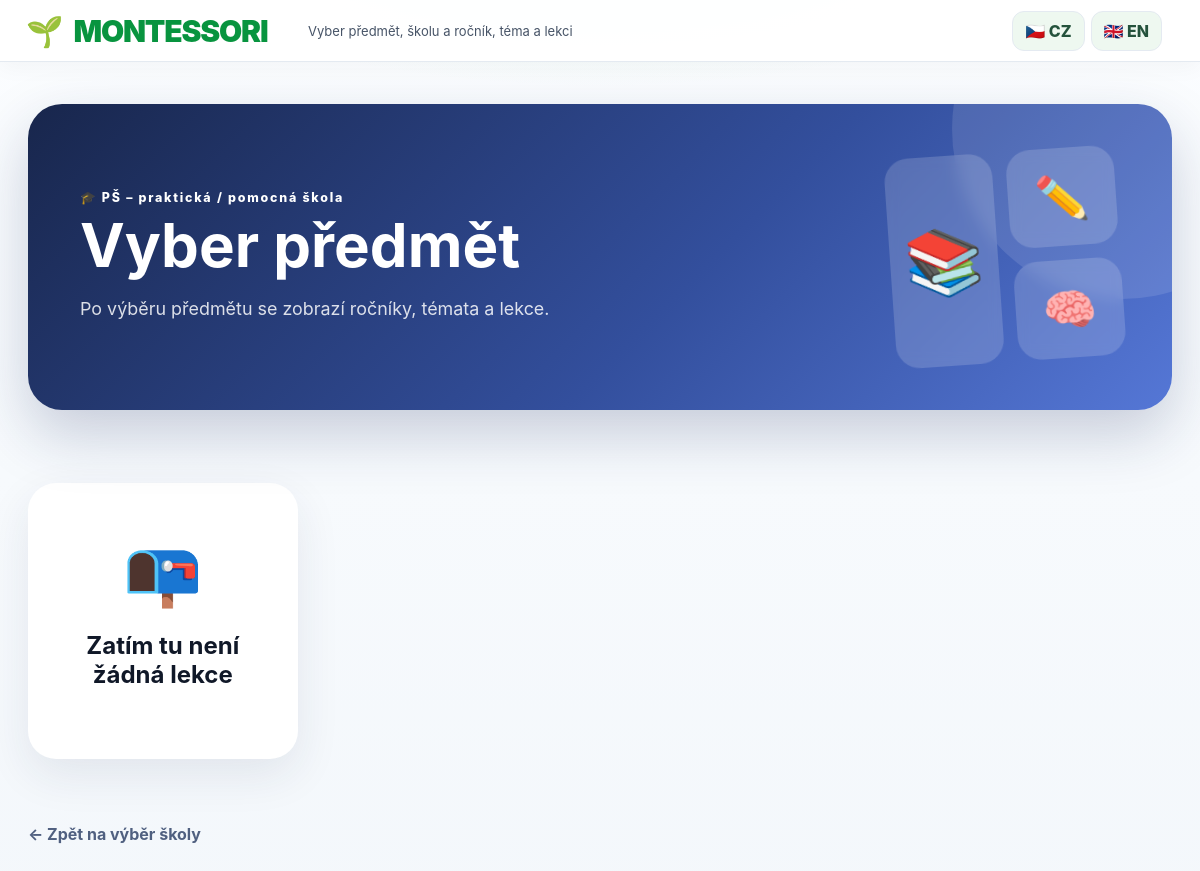
Before: /school/ps (signed in) with the older database file.
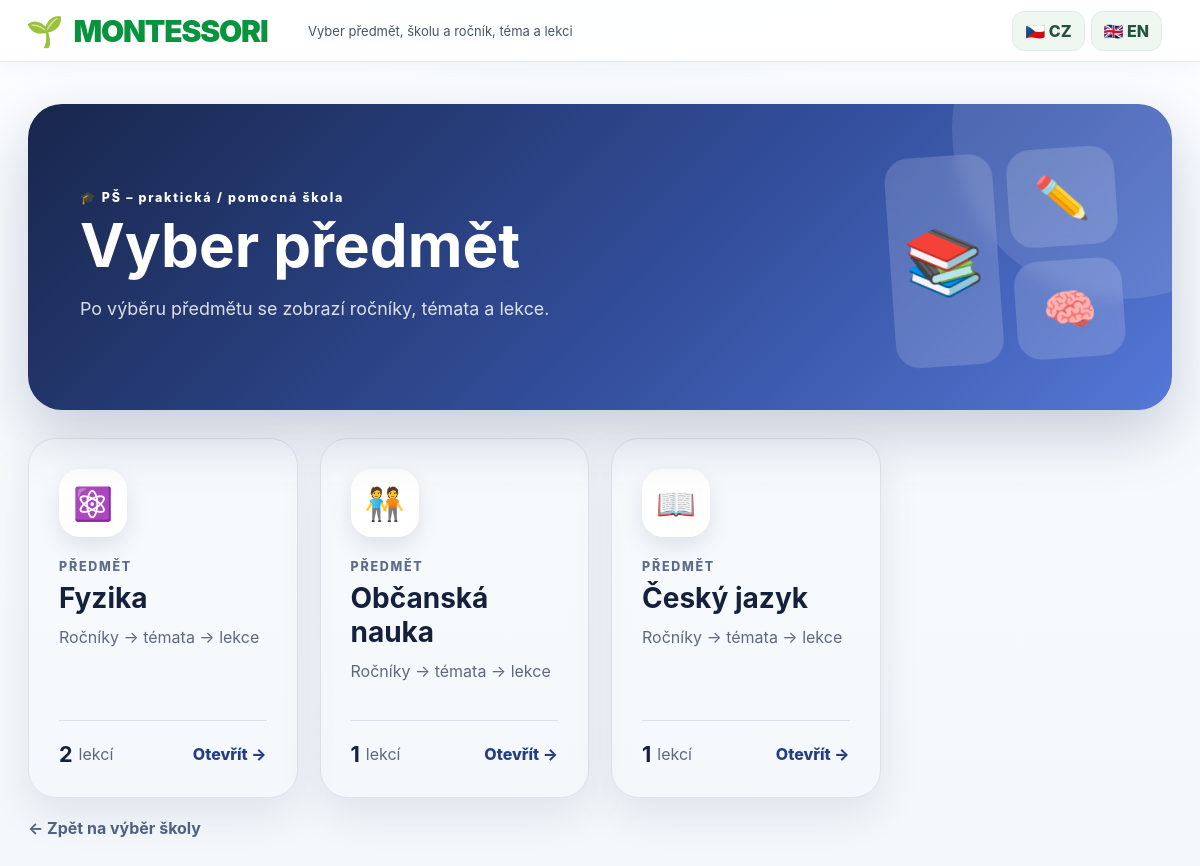
After: the same page with the newer database file.
### app.py (models this page shows)
class InteractiveLesson(db.Model):
    id = db.Column(db.Integer, primary_key=True)
    slug = db.Column(db.String(120), unique=True, nullable=False)
    subject = db.Column(db.String(40), nullable=False)
    school = db.Column(db.String(160), nullable=False)
    grade_name = db.Column(db.String(120), nullable=False)
    topic = db.Column(db.String(160), nullable=False)
    title = db.Column(db.String(220), nullable=False)
    description = db.Column(db.Text, default='')
    icon = db.Column(db.String(20), default='📘')
    package_dir = db.Column(db.String(255), nullable=False)
    is_published = db.Column(db.Boolean, default=True)
    imported_at = db.Column(db.DateTime, default=datetime.utcnow)

### app.py (the view)
@app.route('/school/<school_key>')
def school_catalog(school_key):
    r = require_login()
    if r: return r
    if school_key not in SCHOOL_META:
        return 'Neznámá škola', 404
    tree = interactive_hierarchy(True)
    school = tree[school_key]
    subjects = []
    for key in SUBJECT_ORDER:
        if key in school['subjects']:
            subj = school['subjects'][key]
            count = sum(len(items) for grade in subj['grades'].values() for items in grade['topics'].values())
            subjects.append({**subj, 'count': count})
    return render_template('school_catalog.html', course=course_from_lesson(None), lesson=None, school=school, subjects=subjects)

### app.py (called while the page is built)
def current_lang():
    lang = session.get('lang', 'cs')
    return lang if lang in ('cs','en') else 'cs'

def tr(value):
    if value is None: return ''
    return I18N.get(current_lang(), {}).get(str(value), str(value))

def strip_accents(s):
    return ''.join(c for c in unicodedata.normalize('NFD', str(s).lower()) if unicodedata.category(c) != 'Mn').strip()

def current_user():
    uid = session.get('uid')
    return db.session.get(User, uid) if uid else None

def require_login():
    if not current_user(): return redirect(url_for('login'))

def course_from_lesson(lesson):
    if lesson:
        sub = lesson.block.grade.subject
        return {'subject': sub.name, 'grade': lesson.block.grade.name, 'block': lesson.block.title, 'icon': sub.icon}
    return {'subject': 'Montessori', 'grade': '', 'block': '', 'icon': '🌱'}

def effective_school_key(lesson):
    text = strip_accents(' '.join([lesson.school or '', lesson.grade_name or '', lesson.topic or ''])).lower()
    if any(x in text for x in ('prakticka skola', 'pomocna skola', 'prs ', 'prs-', 'ps ', 'dvouleta', 'prakticka spolecna')):
        return 'ps'
    if 'montessori' in text:
        return 'montessori'
    return 'montessori'

### templates/school_catalog.html
{% extends 'base.html' %}
{% block content %}
<main class="portal-shell">
  <section class="portal-hero">
    <div class="portal-copy"><span class="portal-kicker">{{ school.icon }} {{ school.name }}</span><h1>Vyber předmět</h1><p>Po výběru předmětu se zobrazí ročníky, témata a lekce.</p></div>
    <div class="portal-visual" aria-hidden="true"><span>📚</span><span>✏️</span><span>🧠</span></div>
  </section>
  <section class="subject-grid">
    {% for subject in subjects %}
      <a class="subject-tile" href="{{ url_for('school_subject_catalog', school_key=school.key, subject_key=subject.key) }}">
        <div class="subject-icon">{{ subject.icon }}</div>
        <div><span class="subject-label">PŘEDMĚT</span><h2>{{ subject.name }}</h2><p>Ročníky → témata → lekce</p></div>
        <div class="subject-foot"><b>{{ subject.count }}</b> lekcí <span>Otevřít →</span></div>
      </a>
    {% endfor %}
    {% if not subjects %}<section class="empty-catalog"><div>📭</div><h2>Zatím tu není žádná lekce</h2></section>{% endif %}
  </section>
  <p style="margin-top:20px"><a class="back-link" href="{{ url_for('portal') }}">← Zpět na výběr školy</a></p>
</main>
{% endblock %}

### templates/base.html (shortened to what this page needs)
<!doctype html>
<html lang="{{ lang }}">
<head>
  <link rel="stylesheet" href="{{ url_for('static', filename='css/style.css') }}">
</head>
<body{% if user and user.role == 'student' and lesson and lesson._id is defined %} data-focus-guard="1"{% endif %}>
<header class="topbar">
  <a class="brand brand-link" href="{{ url_for('portal') if user else url_for('login') }}"><div class="leaf">{{ course.icon }}</div><div class="brand-title">{{ course.subject|upper }}</div>{% if course.grade %}<span class="pill">{{ course.grade }}</span>{% endif %}</a>
  <div class="crumbs">{% if user and lesson %}{{ course.subject }} {{ course.grade }} <span>›</span> {{ lesson.block }} <span>›</span> <b>{{ lesson.title }}</b>{% elif user %}{{ t('Vyber předmět, školu a ročník, téma a lekci') }}{% else %}{{ t('Přihlášení') }}{% endif %}</div>
  <div class="lang-switch" style="display:flex;gap:6px;align-items:center;margin-left:auto;margin-right:12px">
    <a class="toplink" href="{{ url_for('set_language', lang='cs') }}" {% if lang=='cs' %}style="font-weight:800"{% endif %}>🇨🇿 CZ</a>
    <a class="toplink" href="{{ url_for('set_language', lang='en') }}" {% if lang=='en' %}style="font-weight:800"{% endif %}>🇬🇧 EN</a>
  </div>
</header>
{% block content %}{% endblock %}
</body>
</html>

Changed rows visible on the page:
no longer on this page (row edited): InteractiveLesson: subject "MONTESSORI"
Other visible differences:
{{ course.subject|upper }}: (not shown) → "MONTESSORI"
new list line: "⚛️ PŘEDMĚT Fyzika Ročníky → témata → lekce 2 lekcí Otevřít →"
new list line: "🧑‍🤝‍🧑 PŘEDMĚT Občanská nauka Ročníky → témata → lekce 1 lekcí Otevřít →"
new list line: "📖 PŘEDMĚT Český jazyk Ročníky → témata → lekce 1 lekcí Otevřít →"
text no longer shown: "📭 Zatím tu není žádná lekce"
